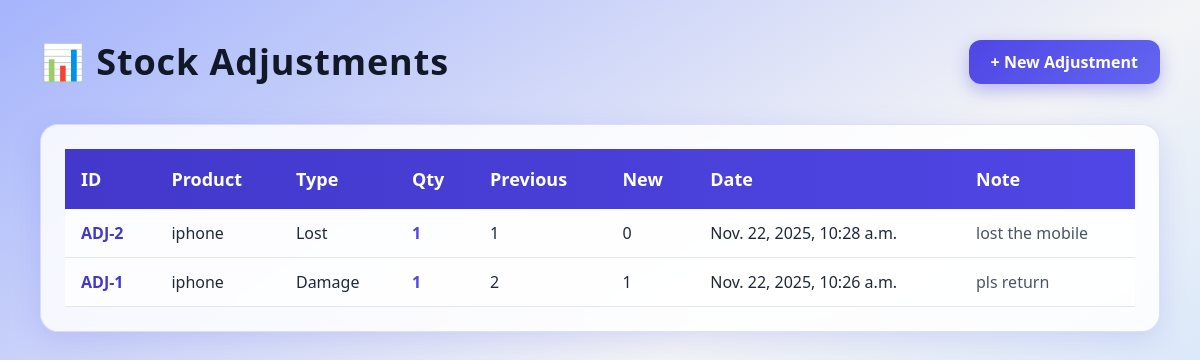
/products/adjustments/, run on an earlier commit of the app's database.
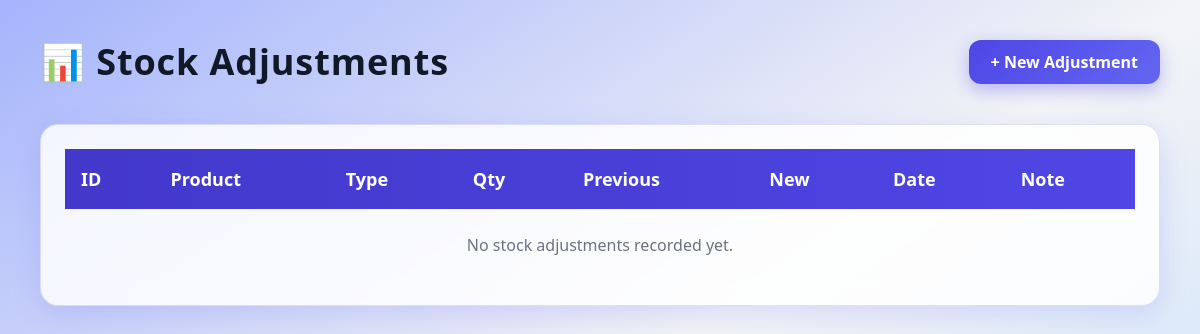
And on a later commit of the database.
### products/models.py (models this page shows, shortened)
class StockAdjustment(models.Model):
    ADJUST_TYPES = [
        ("Increase", "Increase"),
        ("Decrease", "Decrease"),
        ("Damage", "Damage"),
        ("Lost", "Lost"),
        ("Mismatch", "Mismatch"),
    ]
    product = models.ForeignKey(Product, on_delete=models.CASCADE)
    adjustment_type = models.CharField(max_length=30, choices=ADJUST_TYPES)
    quantity = models.PositiveIntegerField()
    previous_stock = models.IntegerField()
    new_stock = models.IntegerField()
    note = models.TextField(blank=True, null=True)
    date = models.DateTimeField(default=timezone.now)

class Product(models.Model):
    name = models.CharField(max_length=200)
    sku = models.CharField(max_length=100)
    category = models.CharField(max_length=100)
    unit = models.CharField(max_length=50)
    stock = models.IntegerField()
    description = models.TextField(blank=True, null=True)
    reorder_level = models.IntegerField(default=0)

### products/views.py (the view)
# urls.py: path('adjustments/', views.adjustment_list, name='adjustment_list'),
def adjustment_list(request):
    adjustments = StockAdjustment.objects.all().order_by('-date')
    return render(request, "products/adjustment_list.html", {"adjustments": adjustments})

### templates/products/adjustment_list.html (shortened to what this page needs)
{% load static %}
<!DOCTYPE html>
<html lang="en">
<head>
  <script src="https://cdn.tailwindcss.com"></script>
</head>
<body class="bg-gradient-to-br from-indigo-300 via-gray-100 to-blue-200 min-h-screen p-10">
  <div class="max-w-6xl mx-auto">
    <div class="flex justify-between items-center mb-10">
      <h1 class="text-4xl font-extrabold text-gray-900 tracking-wide">
        📊 Stock Adjustments
      </h1>
      <a href="{% url 'adjustment_add' %}" class="btn-add">
        + New Adjustment
      </a>
    </div>
    <div class="glass-card overflow-x-auto p-6">
      <table class="w-full text-left text-gray-800">
        <thead class="table-header text-white text-lg">
          <tr>
            <th class="py-4 px-4">ID</th>
            <th class="px-4">Product</th>
            <th class="px-4">Type</th>
            <th class="px-4">Qty</th>
            <th class="px-4">Previous</th>
            <th class="px-4">New</th>
            <th class="px-4">Date</th>
            <th class="px-4">Note</th>
          </tr>
        </thead>
        <tbody>
          {% for a in adjustments %}
          <tr class="row-hover border-b bg-white/70">
            <td class="px-4 py-3 font-semibold text-indigo-700">ADJ-{{ a.id }}</td>
            <td class="px-4">{{ a.product.name }}</td>
            <td class="px-4">{{ a.adjustment_type }}</td>
            <td class="px-4 font-bold text-indigo-600">{{ a.quantity }}</td>
            <td class="px-4">{{ a.previous_stock }}</td>
            <td class="px-4">{{ a.new_stock }}</td>
            <td class="px-4">{{ a.date }}</td>
            <td class="px-4 text-gray-600">{{ a.note|default:"—" }}</td>
          </tr>
          {% empty %}
          <tr>
            <td colspan="8" class="p-6 text-center text-gray-500">
              No stock adjustments recorded yet.
            </td>
          </tr>
          {% endfor %}
        </tbody>
      </table>
    </div>
  </div>
</body>
</html>

### templates/products/adjustment_list.html (style rules this page uses)
body { animation: fadeIn .6s ease-out; }
.glass-card { background: rgba(255, 255, 255, 0.85); backdrop-filter: blur(12px); border: 1px solid rgba(99, 102, 241, 0.20); border-radius: 18px; box-shadow: 0 8px 28px rgba(99, 102, 241, 0.18); transition: .25s; }
.btn-add { background: linear-gradient(135deg, #4f46e5, #6366f1); padding: 10px 22px; border-radius: 12px; color: white; font-weight: 600; box-shadow: 0 6px 18px rgba(79, 70, 229, .35); transition: .25s; }
.table-header { background: linear-gradient(90deg, #4338ca, #4f46e5); color: white; }

What changed in the data, as far as the page shows it:
removed StockAdjustment: id "2", product.name "iphone", adjustment_type "Lost", quantity "1", previous_stock "1", new_stock "0", date "Nov. 22, 2025, 10:28 a.m.", note "lost the mobile"
removed StockAdjustment: id "1", product.name "iphone", adjustment_type "Damage", quantity "1", previous_stock "2", new_stock "1", date "Nov. 22, 2025, 10:26 a.m.", note "pls return"
Also different on the page:
text now shown: "No stock adjustments recorded yet."
